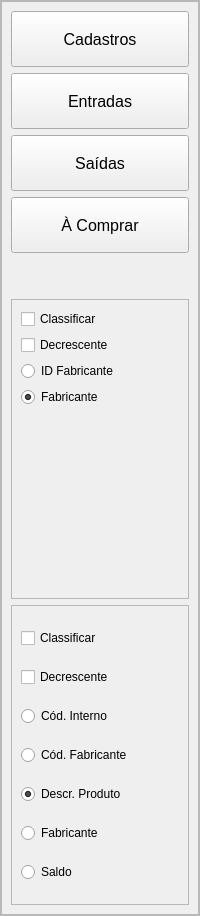
     <widget class="QFrame" name="fr_esquerda">
      <property name="sizePolicy">
       <sizepolicy hsizetype="Preferred" vsizetype="Preferred">
        <horstretch>0</horstretch>
        <verstretch>0</verstretch>
       </sizepolicy>
      </property>
      <property name="minimumSize">
       <size>
        <width>0</width>
        <height>0</height>
       </size>
      </property>
      <property name="maximumSize">
       <size>
        <width>250</width>
        <height>16777215</height>
       </size>
      </property>
      <property name="frameShape">
       <enum>QFrame::StyledPanel</enum>
      </property>
      <property name="frameShadow">
       <enum>QFrame::Raised</enum>
      </property>
      <layout class="QVBoxLayout" name="verticalLayout">
       <property name="spacing">
        <number>9</number>
       </property>
       <property name="leftMargin">
        <number>0</number>
       </property>
       <property name="topMargin">
        <number>0</number>
       </property>
       <property name="rightMargin">
        <number>0</number>
       </property>
       <property name="bottomMargin">
        <number>0</number>
       </property>
       <item>
        <widget class="QFrame" name="fr_funcoes">
         <property name="frameShape">
          <enum>QFrame::StyledPanel</enum>
         </property>
         <property name="frameShadow">
          <enum>QFrame::Raised</enum>
         </property>
         <layout class="QVBoxLayout" name="verticalLayout_8">
          <item>
           <widget class="QPushButton" name="pb_cadastros">
            <property name="minimumSize">
             <size>
              <width>0</width>
              <height>56</height>
             </size>
            </property>
            <property name="font">
             <font>
              <family>Arial</family>
              <pointsize>12</pointsize>
              <italic>false</italic>
              <bold>false</bold>
             </font>
            </property>
            <property name="cursor">
             <cursorShape>PointingHandCursor</cursorShape>
            </property>
            <property name="styleSheet">
             <string notr="true">QPushButton:hover{
	background-color: rgb(255, 0, 0);
	color: rgb(255, 255, 255);
	border-radius: 20px
}</string>
            </property>
            <property name="text">
             <string>Cadastros</string>
            </property>
            <property name="icon">
             <iconset>
              <normaloff>Icons/icons8-folder-48.png</normaloff>Icons/icons8-folder-48.png</iconset>
            </property>
            <property name="iconSize">
             <size>
              <width>48</width>
              <height>48</height>
             </size>
            </property>
           </widget>
          </item>
          <item>
           <widget class="QPushButton" name="pb_entradas">
            <property name="minimumSize">
             <size>
              <width>0</width>
              <height>56</height>
             </size>
            </property>
            <property name="font">
             <font>
              <family>Arial</family>
              <pointsize>12</pointsize>
             </font>
            </property>
            <property name="cursor">
             <cursorShape>PointingHandCursor</cursorShape>
            </property>
            <property name="styleSheet">
             <string notr="true">QPushButton:hover{
	background-color: rgb(255, 255, 0);
	color: rgb(0, 0, 0);
	border-radius: 20px
}</string>
            </property>
            <property name="text">
             <string>Entradas</string>
            </property>
            <property name="icon">
             <iconset>
              <normaloff>Icons/icons8-new-window-48.png</normaloff>Icons/icons8-new-window-48.png</iconset>
            </property>
            <property name="iconSize">
             <size>
              <width>48</width>
              <height>48</height>
             </size>
            </property>
           </widget>
          </item>
          <item>
           <widget class="QPushButton" name="pb_saidas">
            <property name="minimumSize">
             <size>
              <width>0</width>
              <height>56</height>
             </size>
            </property>
            <property name="font">
             <font>
              <family>Arial</family>
              <pointsize>12</pointsize>
             </font>
            </property>
            <property name="cursor">
             <cursorShape>PointingHandCursor</cursorShape>
            </property>
            <property name="styleSheet">
             <string notr="true">QPushButton:hover{
	background-color: rgb(85, 255, 127);	
	color: rgb(255, 0, 0);
	border-radius: 20px
}</string>
            </property>
            <property name="text">
             <string>Saídas</string>
            </property>
            <property name="icon">
             <iconset>
              <normaloff>Icons/icons8-open-view-48.png</normaloff>Icons/icons8-open-view-48.png</iconset>
            </property>
            <property name="iconSize">
             <size>
              <width>48</width>
              <height>48</height>
             </size>
            </property>
           </widget>
          </item>
          <item>
           <widget class="QPushButton" name="pb_compras">
            <property name="minimumSize">
             <size>
              <width>0</width>
              <height>56</height>
             </size>
            </property>
            <property name="font">
             <font>
              <family>Arial</family>
              <pointsize>12</pointsize>
             </font>
            </property>
            <property name="cursor">
             <cursorShape>PointingHandCursor</cursorShape>
            </property>
            <property name="styleSheet">
             <string notr="true">QPushButton:hover{
	background-color: rgb(0, 0, 255);	
	color: rgb(255, 255, 255);
	border-radius: 20px
}</string>
            </property>
            <property name="text">
             <string>À Comprar</string>
            </property>
            <property name="icon">
             <iconset>
              <normaloff>Icons/icons8-choose-48.png</normaloff>Icons/icons8-choose-48.png</iconset>
            </property>
            <property name="iconSize">
             <size>
              <width>48</width>
              <height>48</height>
             </size>
            </property>
           </widget>
          </item>
          <item>
           <spacer name="verticalSpacer">
            <property name="orientation">
             <enum>Qt::Vertical</enum>
            </property>
            <property name="sizeHint" stdset="0">
             <size>
              <width>20</width>
              <height>40</height>
             </size>
            </property>
           </spacer>
          </item>
          <item>
           <widget class="QFrame" name="fr_classif_forn">
            <property name="minimumSize">
             <size>
              <width>0</width>
              <height>300</height>
             </size>
            </property>
            <property name="maximumSize">
             <size>
              <width>16777215</width>
              <height>300</height>
             </size>
            </property>
            <property name="frameShape">
             <enum>QFrame::StyledPanel</enum>
            </property>
            <property name="frameShadow">
             <enum>QFrame::Sunken</enum>
            </property>
            <property name="lineWidth">
             <number>3</number>
            </property>
            <property name="midLineWidth">
             <number>3</number>
            </property>
            <layout class="QVBoxLayout" name="verticalLayout_14">
             <item>
              <widget class="QCheckBox" name="cb_classif_forn">
               <property name="cursor">
                <cursorShape>PointingHandCursor</cursorShape>
               </property>
               <property name="text">
                <string>Classificar</string>
               </property>
              </widget>
             </item>
             <item>
              <widget class="QCheckBox" name="cb_decresc_forn">
               <property name="cursor">
                <cursorShape>PointingHandCursor</cursorShape>
               </property>
               <property name="text">
                <string>Decrescente</string>
               </property>
              </widget>
             </item>
             <item>
              <widget class="QRadioButton" name="rb_class_id">
               <property name="cursor">
                <cursorShape>PointingHandCursor</cursorShape>
               </property>
               <property name="text">
                <string>ID Fabricante</string>
               </property>
              </widget>
             </item>
             <item>
              <widget class="QRadioButton" name="rb_class_fabr">
               <property name="cursor">
                <cursorShape>PointingHandCursor</cursorShape>
               </property>
               <property name="text">
                <string>Fabricante</string>
               </property>
               <property name="checked">
                <bool>true</bool>
               </property>
              </widget>
             </item>
             <item>
              <spacer name="verticalSpacer_2">
               <property name="orientation">
                <enum>Qt::Vertical</enum>
               </property>
               <property name="sizeHint" stdset="0">
                <size>
                 <width>20</width>
                 <height>40</height>
                </size>
               </property>
              </spacer>
             </item>
            </layout>
           </widget>
          </item>
          <item>
           <widget class="QFrame" name="fr_classif">
            <property name="minimumSize">
             <size>
              <width>0</width>
              <height>300</height>
             </size>
            </property>
            <property name="maximumSize">
             <size>
              <width>16777215</width>
              <height>300</height>
             </size>
            </property>
            <property name="frameShape">
             <enum>QFrame::StyledPanel</enum>
            </property>
            <property name="frameShadow">
             <enum>QFrame::Sunken</enum>
            </property>
            <property name="lineWidth">
             <number>3</number>
            </property>
            <property name="midLineWidth">
             <number>3</number>
            </property>
            <layout class="QVBoxLayout" name="verticalLayout_13">
             <item>
              <widget class="QCheckBox" name="cb_classif">
               <property name="cursor">
                <cursorShape>PointingHandCursor</cursorShape>
               </property>
               <property name="text">
                <string>Classificar</string>
               </property>
              </widget>
             </item>
             <item>
              <widget class="QCheckBox" name="cb_decresc">
               <property name="cursor">
                <cursorShape>PointingHandCursor</cursorShape>
               </property>
               <property name="text">
                <string>Decrescente</string>
               </property>
              </widget>
             </item>
             <item>
              <widget class="QRadioButton" name="rb_codint">
               <property name="cursor">
                <cursorShape>PointingHandCursor</cursorShape>
               </property>
               <property name="text">
                <string>Cód. Interno</string>
               </property>
              </widget>
             </item>
             <item>
              <widget class="QRadioButton" name="rb_codfabr">
               <property name="cursor">
                <cursorShape>PointingHandCursor</cursorShape>
               </property>
               <property name="text">
                <string>Cód. Fabricante</string>
               </property>
              </widget>
             </item>
             <item>
              <widget class="QRadioButton" name="rb_prod">
               <property name="cursor">
                <cursorShape>PointingHandCursor</cursorShape>
               </property>
               <property name="text">
                <string>Descr. Produto</string>
               </property>
               <property name="checked">
                <bool>true</bool>
               </property>
              </widget>
             </item>
             <item>
              <widget class="QRadioButton" name="rb_fabr">
               <property name="cursor">
                <cursorShape>PointingHandCursor</cursorShape>
               </property>
               <property name="text">
                <string>Fabricante</string>
               </property>
              </widget>
             </item>
             <item>
              <widget class="QRadioButton" name="rb_saldo">
               <property name="cursor">
                <cursorShape>PointingHandCursor</cursorShape>
               </property>
               <property name="text">
                <string>Saldo</string>
               </property>
              </widget>
             </item>
            </layout>
           </widget>
          </item>
         </layout>
        </widget>
       </item>
      </layout>
     </widget>
